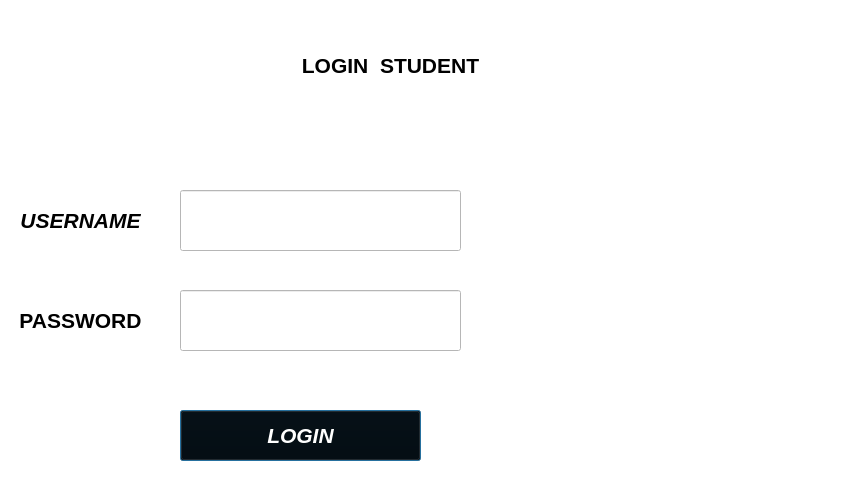
<?xml version="1.0" encoding="UTF-8"?>
<ui version="4.0">
 <class>Loginstudent</class>
 <widget class="QDialog" name="Loginstudent">
  <property name="enabled">
   <bool>true</bool>
  </property>
  <property name="geometry">
   <rect>
    <x>0</x>
    <y>0</y>
    <width>850</width>
    <height>500</height>
   </rect>
  </property>
  <property name="windowTitle">
   <string>Dialog</string>
  </property>
  <property name="styleSheet">
   <string notr="true">background-color: rgb(255,255, 255);
</string>
  </property>
  <widget class="QLineEdit" name="password">
   <property name="geometry">
    <rect>
     <x>180</x>
     <y>290</y>
     <width>281</width>
     <height>61</height>
    </rect>
   </property>
   <property name="echoMode">
    <enum>QLineEdit::Password</enum>
   </property>
  </widget>
  <widget class="QPushButton" name="pushButton">
   <property name="geometry">
    <rect>
     <x>180</x>
     <y>410</y>
     <width>241</width>
     <height>51</height>
    </rect>
   </property>
   <property name="font">
    <font>
     <pointsize>16</pointsize>
     <italic>true</italic>
     <bold>true</bold>
     <underline>false</underline>
    </font>
   </property>
   <property name="styleSheet">
    <string notr="true">background-color: rgb(0, 0, 0);
color: rgb(255,255, 255);
</string>
   </property>
   <property name="text">
    <string>LOGIN</string>
   </property>
  </widget>
  <widget class="QLineEdit" name="username">
   <property name="geometry">
    <rect>
     <x>180</x>
     <y>190</y>
     <width>281</width>
     <height>61</height>
    </rect>
   </property>
  </widget>
  <widget class="QLabel" name="label_3">
   <property name="geometry">
    <rect>
     <x>220</x>
     <y>40</y>
     <width>341</width>
     <height>51</height>
    </rect>
   </property>
   <property name="font">
    <font>
     <family>Arial</family>
     <pointsize>16</pointsize>
     <bold>true</bold>
    </font>
   </property>
   <property name="styleSheet">
    <string notr="true">background-color: rgb(255, 255, 255,0);</string>
   </property>
   <property name="text">
    <string>LOGIN  STUDENT</string>
   </property>
   <property name="alignment">
    <set>Qt::AlignCenter</set>
   </property>
  </widget>
  <widget class="QLabel" name="label_2">
   <property name="geometry">
    <rect>
     <x>10</x>
     <y>290</y>
     <width>141</width>
     <height>61</height>
    </rect>
   </property>
   <property name="font">
    <font>
     <family>Arial</family>
     <pointsize>16</pointsize>
     <italic>false</italic>
     <bold>true</bold>
     <underline>false</underline>
    </font>
   </property>
   <property name="styleSheet">
    <string notr="true">background-color: rgb(255, 255, 255,0);</string>
   </property>
   <property name="text">
    <string>PASSWORD</string>
   </property>
   <property name="alignment">
    <set>Qt::AlignCenter</set>
   </property>
  </widget>
  <widget class="QLabel" name="label">
   <property name="geometry">
    <rect>
     <x>10</x>
     <y>190</y>
     <width>141</width>
     <height>61</height>
    </rect>
   </property>
   <property name="font">
    <font>
     <family>Arial</family>
     <pointsize>16</pointsize>
     <italic>true</italic>
     <bold>true</bold>
     <underline>false</underline>
    </font>
   </property>
   <property name="styleSheet">
    <string notr="true">background-color: rgb(255, 255, 255,0);</string>
   </property>
   <property name="text">
    <string>USERNAME</string>
   </property>
   <property name="alignment">
    <set>Qt::AlignCenter</set>
   </property>
  </widget>
 </widget>
 <resources/>
 <connections/>
</ui>
